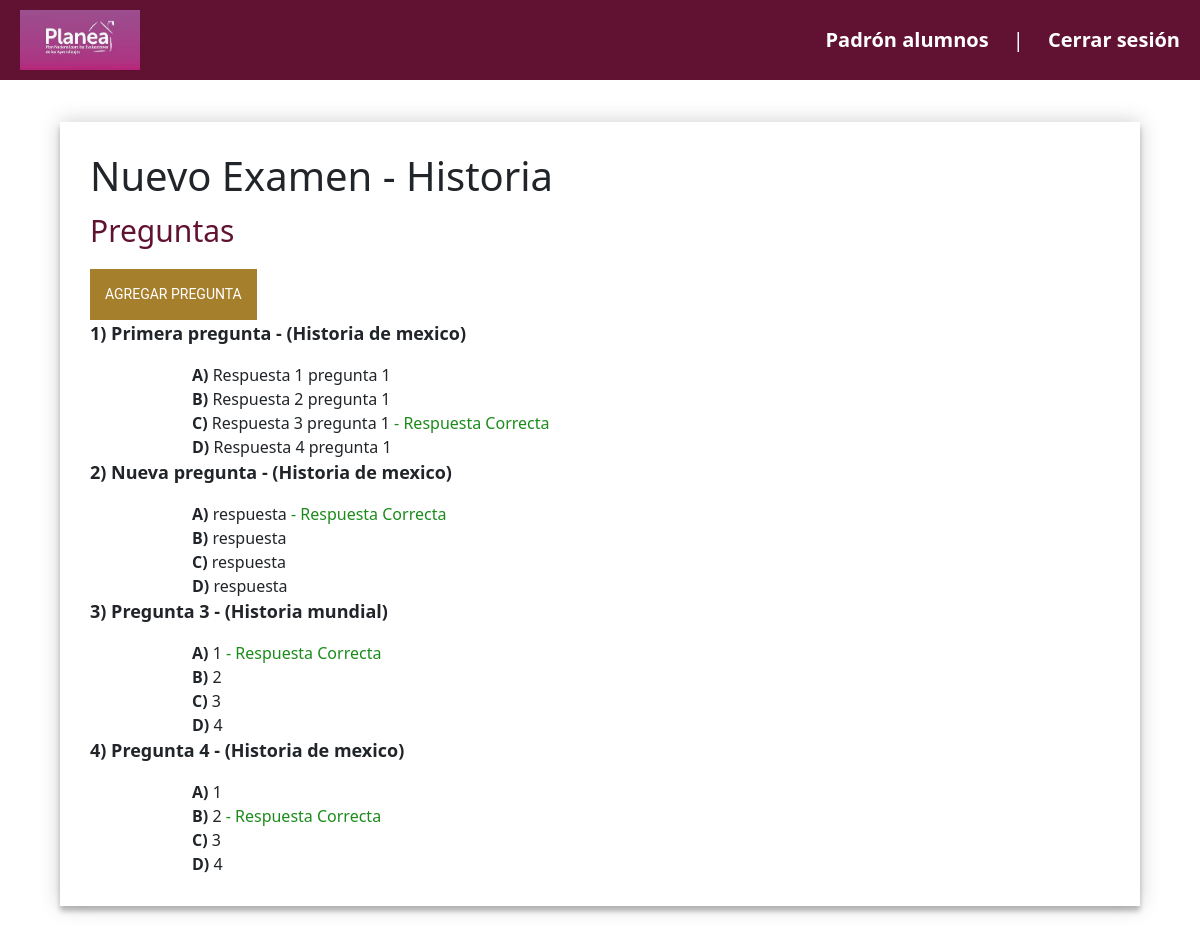
The page /examen/2 (signed in) on the database as committed earlier.
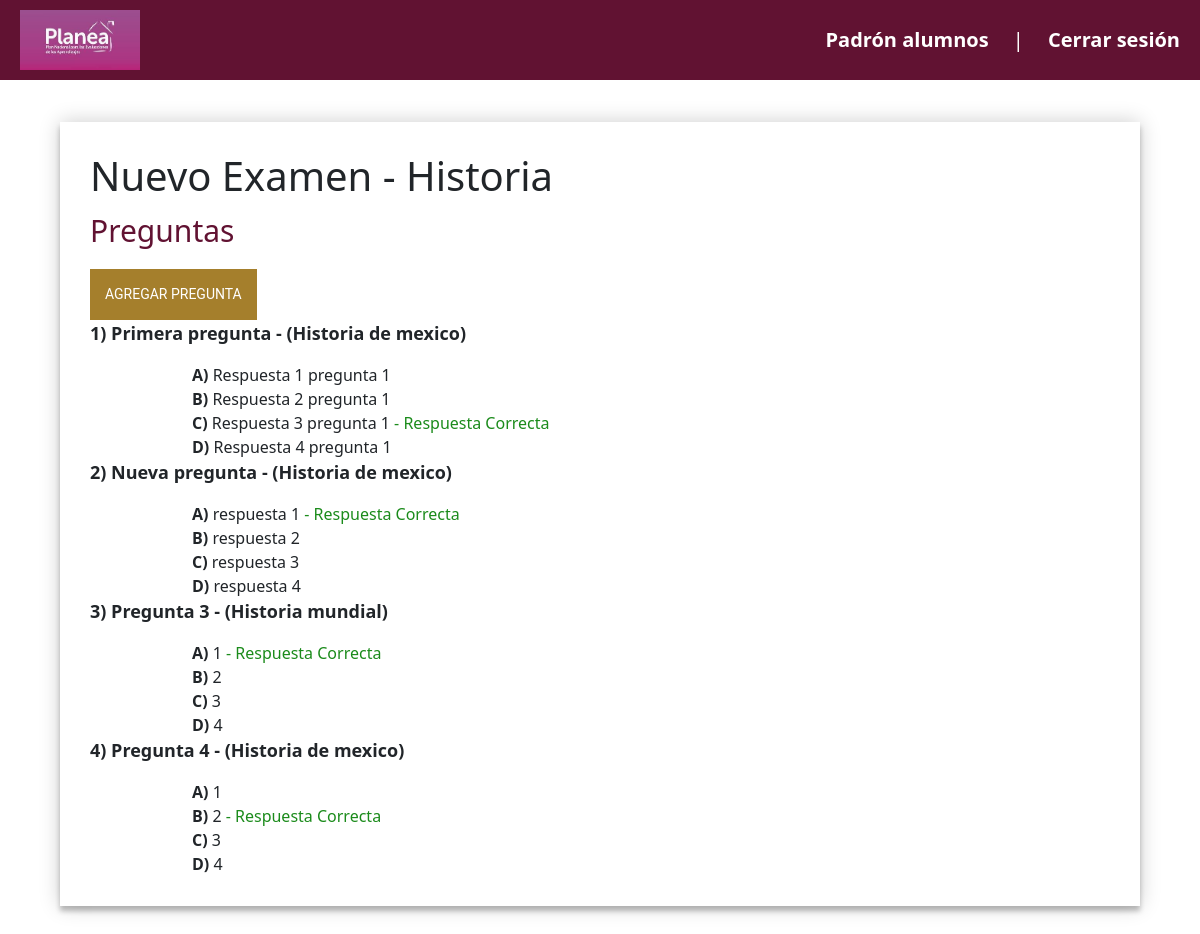
The same page on the database as committed later.
### pagina_web/models.py (models this page shows)
class respuesta(models.Model):
    descripcion = models.CharField(max_length=500)
    idPregunta = models.ForeignKey(pregunta, on_delete=models.CASCADE)
    esCorrecta = models.BooleanField(default=False)

### pagina_web/views.py (the view)
# urls.py: path('examen/<int:id>', Examen.as_view(), name='examen'),
class Examen(View):
    @method_decorator(staff_member_required(login_url='login'), name='dispatch')
    def get(self, request, id=0):
        resultado = examen.objects.filter(id=id).count()
        if resultado:
            auxExamen = examen.objects.get(id=id)
            respuestas_prefetch = Prefetch('respuesta_set', queryset=respuesta.objects.all(), to_attr='respuestas')
            preguntas = pregunta.objects.filter(idExamen_id=auxExamen.id).prefetch_related(respuestas_prefetch).all() #.order_by("idRama")
            ramas = rama.objects.filter(idMateria_id=auxExamen.idMateria).values
            return render(request, 'examen.html', {"examen": auxExamen, "preguntas": preguntas, "ramas": ramas})
        return redirect('/')

### pagina_web/templates/examen.html (shortened to what this page needs)
{% extends 'layouts/nav_inicio.html' %}
{% load static %}
{% block content %}
<link rel="stylesheet" type="text/css" href="{% static 'css/examen.css' %}">
<div class="examen">
    <h1>{{examen.nombre}} - {{examen.idMateria.nombre}}</h1>
    <p style="font-size: 30px; color:#611232;">Preguntas</p>
    <button id="abrirDialog" class="boton_amarillo">Agregar pregunta</button>
    {% if preguntas %}
        {% for pregunta in preguntas %}
            <p style="font-size: 18px;"><strong>{{ forloop.counter }}) {{ pregunta.descripcion }} - ({{pregunta.idRama.nombre}})</strong></p>
            <div class="respuestas" style="margin-left: 10%;">
                {% for respuesta in pregunta.respuestas %}
                    <div class="respuesta" >
                        <strong>{% cycle 'A' 'B' 'C' 'D' as letra %})</strong>
                        {{ respuesta.descripcion }}
                        {% if respuesta.esCorrecta %}
                            <span style=" color: rgb(27, 139, 27);">- Respuesta Correcta</span>
                        {% endif %}
                    </div>
                {% endfor %}
            </div>
        {% endfor %}
    {% endif %}
</div>
{% endblock %}

Rows that differ between the two databases and show on the page:
changed respuesta: descripcion "respuesta" → "respuesta 1"
changed respuesta: descripcion "respuesta" → "respuesta 2"
changed respuesta: descripcion "respuesta" → "respuesta 3"
changed respuesta: descripcion "respuesta" → "respuesta 4"
